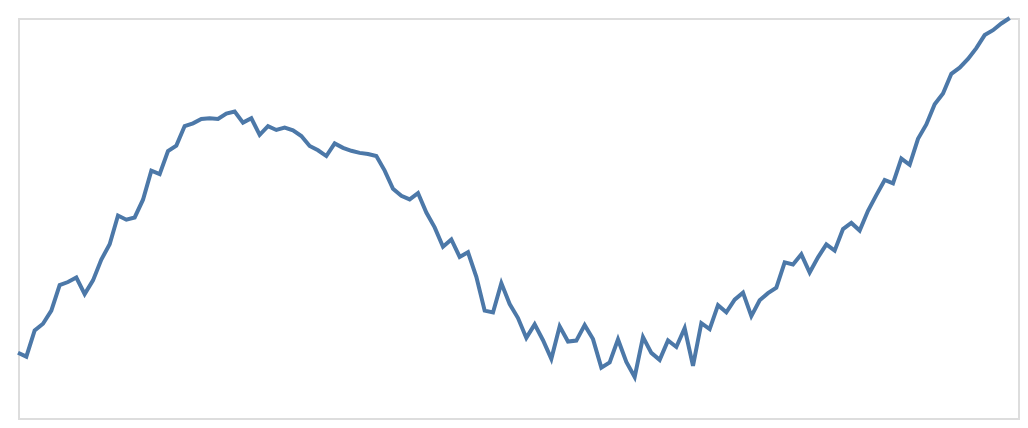

Notebook source saved alongside this figure:
### Code cell
plot(1, "line", "lineData")

### Figure 1 — Vega-Lite specification as saved in the notebook (floating-point values rounded to 4 significant figures)
{"config": {"view": {"continuousWidth": 300, "continuousHeight": 300}}, "data": {"name": "data-d519902740cd8e228f16563749d27b94"}, "mark": {"type": "line"}, "encoding": {"x": {"axis": null, "field": "x", "type": "quantitative"}, "y": {"axis": null, "field": "y", "scale": {"domain": [0, 1]}, "type": "quantitative"}}, "height": 200, "width": 500, "$schema": "https://vega.github.io/schema/vega-lite/v6.1.0.json", "datasets": {"data-d519902740cd8e228f16563749d27b94": [{"x": 0, "y": 0.1633}, {"x": 1, "y": 0.1533}, {"x": 2, "y": 0.2188}, {"x": 3, "y": 0.2357}, {"x": 4, "y": 0.2684}, {"x": 5, "y": 0.3324}, {"x": 6, "y": 0.3399}, {"x": 7, "y": 0.3512}, {"x": 8, "y": 0.3098}, {"x": 9, "y": 0.344}, {"x": 10, "y": 0.396}, {"x": 11, "y": 0.4345}, {"x": 12, "y": 0.5062}, {"x": 13, "y": 0.4958}, {"x": 14, "y": 0.5013}, {"x": 15, "y": 0.5458}, {"x": 16, "y": 0.6181}, {"x": 17, "y": 0.6099}, {"x": 18, "y": 0.6676}, {"x": 19, "y": 0.6809}, {"x": 20, "y": 0.7298}, {"x": 21, "y": 0.7366}, {"x": 22, "y": 0.7477}, {"x": 23, "y": 0.7494}, {"x": 24, "y": 0.7476}, {"x": 25, "y": 0.7611}, {"x": 26, "y": 0.7661}, {"x": 27, "y": 0.7385}, {"x": 28, "y": 0.7494}, {"x": 29, "y": 0.708}, {"x": 30, "y": 0.7294}, {"x": 31, "y": 0.72}, {"x": 32, "y": 0.7259}, {"x": 33, "y": 0.7191}, {"x": 34, "y": 0.7051}, {"x": 35, "y": 0.6802}, {"x": 36, "y": 0.6693}, {"x": 37, "y": 0.6549}, {"x": 38, "y": 0.6866}, {"x": 39, "y": 0.6754}, {"x": 40, "y": 0.668}, {"x": 41, "y": 0.6628}, {"x": 42, "y": 0.6598}, {"x": 43, "y": 0.6551}, {"x": 44, "y": 0.6184}, {"x": 45, "y": 0.573}, {"x": 46, "y": 0.5557}, {"x": 47, "y": 0.5466}, {"x": 48, "y": 0.5623}, {"x": 49, "y": 0.5136}, {"x": 50, "y": 0.4766}, {"x": 51, "y": 0.4283}, {"x": 52, "y": 0.4463}, {"x": 53, "y": 0.4027}, {"x": 54, "y": 0.4144}, {"x": 55, "y": 0.353}, {"x": 56, "y": 0.2684}, {"x": 57, "y": 0.2638}, {"x": 58, "y": 0.3372}, {"x": 59, "y": 0.2848}, {"x": 60, "y": 0.2499}, {"x": 61, "y": 0.2002}, {"x": 62, "y": 0.234}, {"x": 63, "y": 0.1944}, {"x": 64, "y": 0.1479}, {"x": 65, "y": 0.2291}, {"x": 66, "y": 0.1912}, {"x": 67, "y": 0.1935}, {"x": 68, "y": 0.2321}, {"x": 69, "y": 0.1973}, {"x": 70, "y": 0.1259}, {"x": 71, "y": 0.1389}, {"x": 72, "y": 0.1964}, {"x": 73, "y": 0.1402}, {"x": 74, "y": 0.1026}, {"x": 75, "y": 0.2024}, {"x": 76, "y": 0.1628}, {"x": 77, "y": 0.1453}, {"x": 78, "y": 0.1938}, {"x": 79, "y": 0.1776}, {"x": 80, "y": 0.2245}, {"x": 81, "y": 0.1303}, {"x": 82, "y": 0.237}, {"x": 83, "y": 0.2222}, {"x": 84, "y": 0.2821}, {"x": 85, "y": 0.2644}, {"x": 86, "y": 0.2959}, {"x": 87, "y": 0.3133}, {"x": 88, "y": 0.2547}, {"x": 89, "y": 0.2944}, {"x": 90, "y": 0.312}, {"x": 91, "y": 0.3257}, {"x": 92, "y": 0.3892}, {"x": 93, "y": 0.3838}, {"x": 94, "y": 0.4092}, {"x": 95, "y": 0.3637}, {"x": 96, "y": 0.4017}, {"x": 97, "y": 0.4342}, {"x": 98, "y": 0.4184}, {"x": 99, "y": 0.4724}, {"x": 100, "y": 0.4877}, {"x": 101, "y": 0.4686}, {"x": 102, "y": 0.518}, {"x": 103, "y": 0.5573}, {"x": 104, "y": 0.5951}, {"x": 105, "y": 0.5864}, {"x": 106, "y": 0.6485}, {"x": 107, "y": 0.633}, {"x": 108, "y": 0.698}, {"x": 109, "y": 0.7338}, {"x": 110, "y": 0.7844}, {"x": 111, "y": 0.811}, {"x": 112, "y": 0.8604}, {"x": 113, "y": 0.8758}, {"x": 114, "y": 0.8976}, {"x": 115, "y": 0.9245}, {"x": 116, "y": 0.9573}, {"x": 117, "y": 0.9695}, {"x": 118, "y": 0.9863}, {"x": 119, "y": 1.0}]}}
